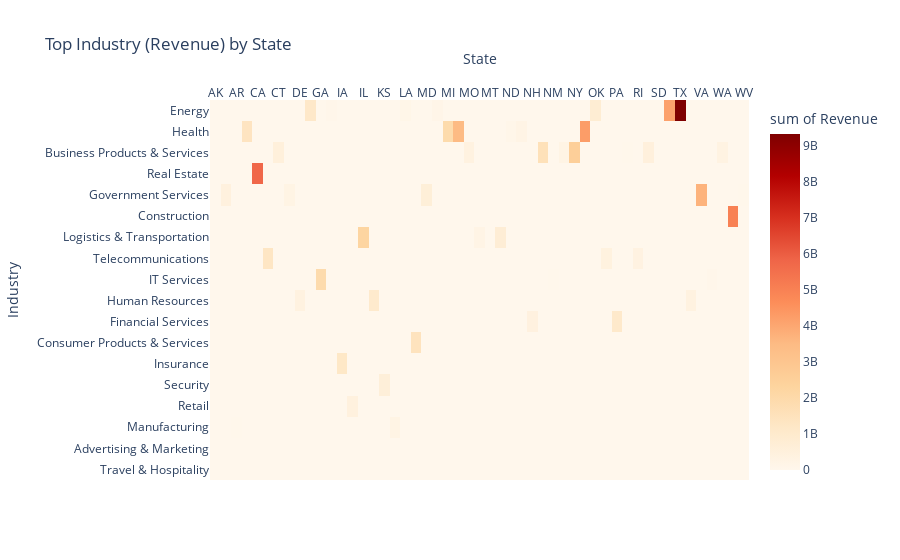

The cell this chart's notebook holds for it:
### Code cell
create_heatmap(top_industry_data)

### Figure 1 — Plotly figure (JSON) as saved in the notebook; plotly's stock layout.template omitted (floating-point values rounded to 4 significant figures)
{"data": [{"coloraxis": "coloraxis", "histfunc": "sum", "hovertemplate": "State=%{x}<br>Industry=%{y}<br>sum of Revenue=%{z}<extra></extra>", "name": "", "type": "histogram2d", "x": ["AK", "AL", "AR", "AZ", "CA", "CO", "CT", "DC", "DE", "FL", "GA", "HI", "IA", "ID", "IL", "IN", "KS", "KY", "LA", "MA", "MD", "ME", "MI", "MN", "MO", "MS", "MT", "NC", "ND", "NE", "NH", "NJ", "NM", "NV", "NY", "OH", "OK", "OR", "PA", "PR", "RI", "SC", "SD", "TN", "TX", "UT", "VA", "VT", "WA", "WI", "WV"], "xaxis": "x", "xbingroup": "x", "y": ["Advertising & Marketing", "Government Services", "Manufacturing", "Health", "Real Estate", "Telecommunications", "Business Products & Services", "Government Services", "Human Resources", "Energy", "IT Services", "Energy", "Insurance", "Retail", "Logistics & Transportation", "Human Resources", "Security", "Manufacturing", "Energy", "Consumer Products & Services", "Government Services", "Energy", "Health", "Health", "Business Products & Services", "Logistics & Transportation", "Travel & Hospitality", "Logistics & Transportation", "Health", "Health", "Financial Services", "Business Products & Services", "IT Services", "Business Products & Services", "Business Products & Services", "Health", "Energy", "Telecommunications", "Financial Services", "Business Products & Services", "Telecommunications", "Business Products & Services", "Advertising & Marketing", "Energy", "Energy", "Human Resources", "Government Services", "IT Services", "Business Products & Services", "Construction", "Government Services"], "yaxis": "y", "ybingroup": "y", "z": [12316709, 447907630, 30376401, 1370107675, 5772415664, 1265165282, 559071986, 244255609, 374315357, 1141519655, 1916927029, 54853415, 1180657470, 440879764, 2255318607, 1000710635, 598861640, 247945034, 114536491, 1449835877, 646822323, 137977203, 1937393353, 3477170243, 397220185, 237997370, 12832460, 752030495, 104868744, 237724499, 432780164, 1584073468, 33068376, 248230258, 2541073074, 4248852803, 802973046, 411266801, 1082340789, 22998924, 350051061, 520535054, 2917565, 4138790000, 9314390632, 397537779, 3698620841, 63559213, 308899888, 5000174309, 24488372]}], "layout": {"coloraxis": {"colorbar": {"title": {"text": "sum of Revenue"}}, "colorscale": [[0, "rgb(255,247,236)"], [0.125, "rgb(254,232,200)"], [0.25, "rgb(253,212,158)"], [0.375, "rgb(253,187,132)"], [0.5, "rgb(252,141,89)"], [0.625, "rgb(239,101,72)"], [0.75, "rgb(215,48,31)"], [0.875, "rgb(179,0,0)"], [1, "rgb(127,0,0)"]]}, "legend": {"tracegroupgap": 0}, "title": {"text": "Top Industry (Revenue) by State"}, "xaxis": {"anchor": "y", "domain": [0, 1], "side": "top", "title": {"text": "State"}}, "yaxis": {"anchor": "x", "categoryorder": "total ascending", "domain": [0, 1], "title": {"text": "Industry"}}}}
